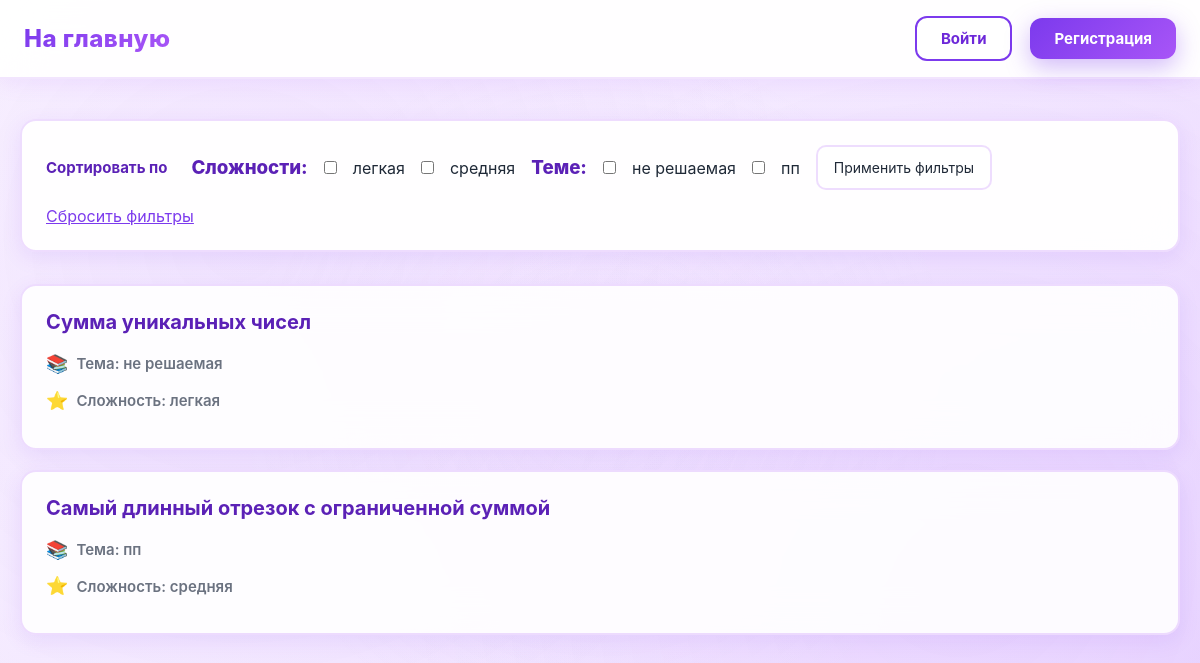
Page /информатика/ on the earlier database version.
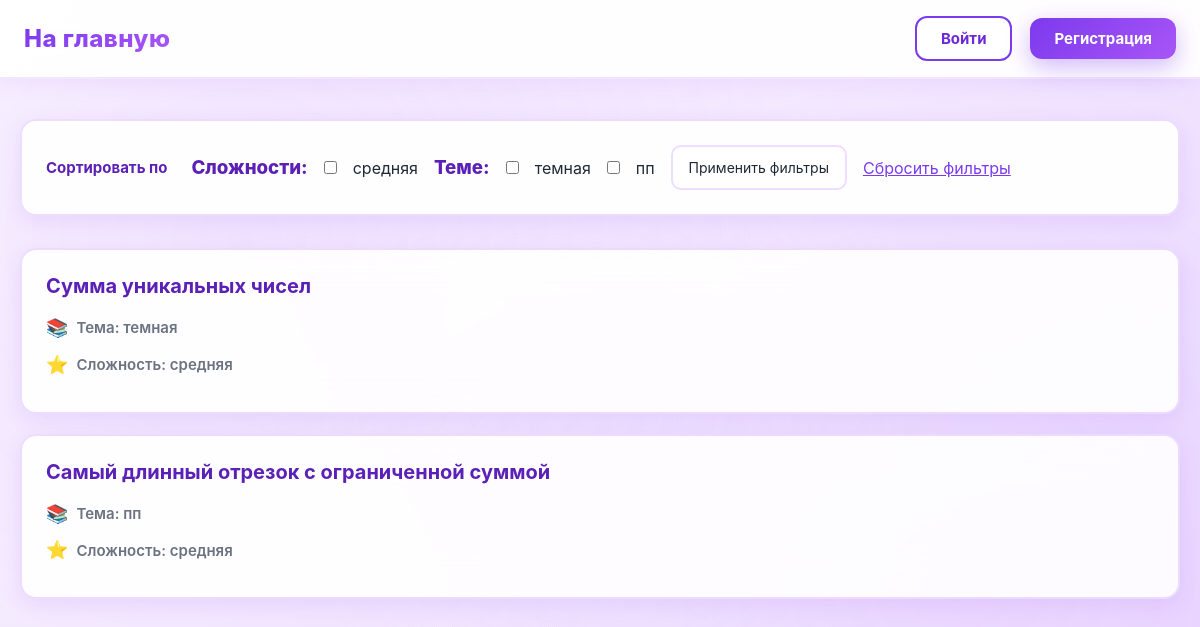
Same page on the later database version.
### data/tasks.py (models this page shows)
class Tasks(SqlAlchemyBase):
    __tablename__ = 'tasks'
    id = sqlalchemy.Column(sqlalchemy.Integer,
                           primary_key=True, autoincrement=True)
    subject = sqlalchemy.Column(sqlalchemy.Text, nullable=True)
    title = sqlalchemy.Column(sqlalchemy.Text, nullable=True)
    statement = sqlalchemy.Column(sqlalchemy.Text, nullable=True)
    input_format = sqlalchemy.Column(sqlalchemy.Text, nullable=True)
    output_format = sqlalchemy.Column(sqlalchemy.Text, nullable=True)
    memory_limit = sqlalchemy.Column(sqlalchemy.Integer, nullable=True)
    time_limit = sqlalchemy.Column(sqlalchemy.Integer, nullable=True)
    difficulty = sqlalchemy.Column(sqlalchemy.Text, nullable=True)
    created_at = sqlalchemy.Column(sqlalchemy.DateTime,
                                     default=datetime.datetime.now)
    task_tests = orm.relationship("TaskTest", back_populates='tasks')
    submissions = orm.relationship("Submissions", back_populates="tasks")
    theme = sqlalchemy.Column(sqlalchemy.Text, nullable=True)

### main.py (the view)
@app.route("/")
@app.route("/<subject>/")
def index(subject=None):
    if request.path == '/' or 'subject' in request.path:
        return redirect('/subject/choice')
    db_sess = db_session.create_session()
    sort_by = request.args.get('sort_by')
    difficulties = db_sess.query(Tasks.difficulty).filter(Tasks.subject == subject).distinct().all()
    difficulties = [d[0] for d in difficulties if d[0]]
    themes = db_sess.query(Tasks.theme).filter(Tasks.subject == subject).distinct().all()
    themes = [t[0] for t in themes if t[0]]
    selected_difficulties = request.args.getlist('difficulty')
    selected_themes = request.args.getlist('theme')
    query = db_sess.query(Tasks).filter(Tasks.subject == subject)
    if selected_difficulties:
        query = query.filter(Tasks.difficulty.in_(selected_difficulties))
    if selected_themes:
        query = query.filter(Tasks.theme.in_(selected_themes))
    if sort_by == 'difficulty':
        tasks = query.order_by(Tasks.difficulty).all()
    elif sort_by == 'theme':
        tasks = query.all()
    else:
        tasks = query.all()
    submissions = db_sess.query(Submissions)
    return render_template('tasks.html', tasks=tasks, subject=subject,
                           difficulties=difficulties, themes=themes, selected_difficulties=selected_difficulties,
                           selected_themes=selected_themes, sort_by=sort_by, Submissions=Submissions, submissions=submissions)

### data/db_session.py (called while the page is built)
def create_session() -> Session:
    global __factory
    return __factory()

### templates/tasks.html
{% extends "base.html" %}
{% block styles %}
<link rel="stylesheet" href="{{ url_for('static', filename='tasks.css') }}">
{% endblock %}
{% block content %}
<form method="get">
    <h3>Сложности:</h3>
    {% for difficulty in difficulties %}
    <input type="checkbox" name="difficulty" value="{{ difficulty }}"
           id="diff_{{ loop.index }}" {% if difficulty in selected_difficulties %}checked{% endif %}>
    <label for="diff_{{ loop.index }}">{{ difficulty }}</label><br>
    {% endfor %}
    <h3>Теме:</h3>
    {% for theme in themes %}
    <input type="checkbox" name="theme" value="{{ theme }}"
           id="theme_{{ loop.index }}" {% if theme in selected_themes %}checked{% endif %}>
    <label for="theme_{{ loop.index }}">{{ theme }}</label><br>
    {% endfor %}
    <br><br>
    <input type="submit" value="Применить фильтры">
    <a href="/{{ subject }}/">Сбросить фильтры</a>
</form>
{% if tasks %}
    {% for task in tasks %}
    <div class="col-md-6 border rounded" style="margin-bottom: 20px;">
        <li>
          <a href="{{ url_for('training', subject=subject, task_id=task.id) }}">
            {{ task.title }}
          </a>
        </li>
        <p>Тема: {{ task.theme or 'Не указана' }}</p>
        <p>Сложность: {{ task.difficulty or 'Не указана' }}</p>
    </div>
    {% endfor %}
{% else %}
    <p>Задачи отсутствуют.</p>
{% endif %}
{% endblock %}

### templates/base.html (shortened to what this page needs)
<!doctype html>
<html lang="ru">
<head>
    <link rel="stylesheet" href="{{ url_for('static', filename='base.css') }}">
    {% block styles %}{% endblock %}
</head>
<body>
<header class="site-header">
    <nav class="navbar">
        <div class="nav-left">
            {% if session.get('subject') %}
            <a class="logo" href="/{{ subject }}/">На главную</a>
            {% else %}
            <a class="logo" href="/">На главную</a>
            {% endif %}
        </div>
        <div class="nav-right">
            {% if current_user.is_authenticated %}
                {% if subject != 'subject' and subject != None %}
                <p>Вы выбрали предмет: {{ subject }}</p>
                <a class="nav-link" href="/subject/choice">Выбор предмета</a>
                <a class="nav-link" href="/{{ subject }}/pvp">PvP</a>
                {% endif %}
                <a class="nav-link" href="/profile">Профиль</a>
                {% if current_user.admin %}
                    <a class="btn btn-admin" href="/admin">Админ-панель</a>
                {% endif %}
                <div class="user-menu">
                    <span class="username">{{ current_user.name }}</span>
                    <a class="logout" href="/logout">Выйти</a>
                </div>
            {% else %}
                <a class="btn btn-outline" href="/login">Войти</a>
                <a class="btn btn-primary" href="/register">Регистрация</a>
            {% endif %}
        </div>
    </nav>
</header>
<main class="page-content">
    {% block content %}{% endblock %}
</main>
</body>
</html>

### static/base.css (style rules this page uses)
* { box-sizing: border-box; margin: 0; padding: 0; font-family: "Inter", "Segoe UI", Arial, sans-serif; }
body { background: linear-gradient(135deg, #faf5ff 0%, #f3e8ff 50%, #e9d5ff 100%); background-attachment: fixed; color: #1f2937; min-height: 100vh; position: relative; }
body::before { content: ''; position: fixed; top: 0; left: 0; right: 0; bottom: 0; background: radial-gradient(circle at 20% 30%, rgba(168, 85, 247, 0.08) 0%, transparent 50%), radial-gradient(circle at 80% 70%, rgba(192, 132, 252, 0.08) 0%, transparent 50%), radial-gradient(circle at 50% 50%, rgba(233, 213, 255, 0.1) 0%, transparent 50%); pointer-events: none; z-index: 0; }
.site-header { background: rgba(255, 255, 255, 0.95); backdrop-filter: blur(20px); border-bottom: 2px solid rgba(168, 85, 247, 0.15); box-shadow: 0 4px 20px rgba(168, 85, 247, 0.1); position: relative; z-index: 100; }
.navbar { max-width: 1200px; margin: 0 auto; padding: 16px 24px; display: flex; align-items: center; justify-content: space-between; }
.logo { font-size: 24px; font-weight: 800; text-decoration: none; background: linear-gradient(135deg, #7c3aed, #a855f7); -webkit-background-clip: text; -webkit-text-fill-color: transparent; background-clip: text; letter-spacing: 0.5px; transition: all 0.3s ease; position: relative; }
.logo::after { content: ''; position: absolute; bottom: -4px; left: 0; width: 0; height: 3px; background: linear-gradient(90deg, #7c3aed, #a855f7); border-radius: 2px; transition: width 0.3s ease; }
.nav-left, .nav-right { display: flex; align-items: center; gap: 18px; position: relative; z-index: 10; }
.btn { text-decoration: none; font-size: 15px; padding: 11px 24px; border-radius: 12px; font-weight: 700; transition: all 0.3s cubic-bezier(0.4, 0, 0.2, 1); position: relative; overflow: hidden; z-index: 1; display: inline-block; }
.btn::before { content: ''; position: absolute; top: 50%; left: 50%; width: 0; height: 0; border-radius: 50%; background: rgba(255, 255, 255, 0.2); transform: translate(-50%, -50%); transition: width 0.6s ease, height 0.6s ease; z-index: -1; }
.btn-primary { background: linear-gradient(135deg, #7c3aed, #a855f7); color: #ffffff; box-shadow: 0 8px 25px rgba(124, 58, 237, 0.35); border: none; }
.btn-outline { border: 2px solid #7c3aed; color: #6d28d9; background: #ffffff; font-weight: 700; }
.page-content { max-width: 1200px; margin: 40px auto; padding: 0 20px; position: relative; z-index: 10; }
h1, h2, h3, h4, h5, h6 { color: #5b21b6; font-weight: 800; }
p { color: #374151; line-height: 1.6; }
a { color: #7c3aed; }
input, textarea, select { background: #ffffff; border: 2px solid rgba(168, 85, 247, 0.2); border-radius: 10px; padding: 12px 16px; color: #1f2937; font-size: 14px; transition: all 0.3s ease; }

### static/tasks.css (style rules this page uses)
form { background: rgba(255, 255, 255, 0.95); backdrop-filter: blur(20px); border: 2px solid rgba(168, 85, 247, 0.2); border-radius: 16px; padding: 24px; margin-bottom: 32px; box-shadow: 0 6px 20px rgba(124, 58, 237, 0.1); display: flex; flex-wrap: wrap; align-items: center; gap: 16px; }
form::before { content: 'Сортировать по'; font-size: 15px; font-weight: 700; color: #5b21b6; margin-right: 8px; }
.col-md-6 { background: rgba(255, 255, 255, 0.9); backdrop-filter: blur(20px); border: 2px solid rgba(168, 85, 247, 0.2) !important; border-radius: 16px !important; padding: 24px; margin-bottom: 20px; box-shadow: 0 6px 20px rgba(124, 58, 237, 0.1); transition: all 0.3s ease; list-style: none; }
.col-md-6 li { list-style: none; margin: 0 0 16px 0; padding: 0; }
.col-md-6 li a { font-size: 20px; font-weight: 700; color: #5b21b6; text-decoration: none; transition: all 0.2s ease; display: inline-block; }
.col-md-6 p { color: #6b7280; font-size: 15px; font-weight: 600; margin: 8px 0; display: flex; align-items: center; gap: 8px; }
.col-md-6 p:first-of-type::before { content: '📚'; font-size: 18px; }
.col-md-6 p:last-of-type::before { content: '⭐'; font-size: 18px; }
form { animation: fadeIn 0.4s ease-out; }
.col-md-6 { animation: fadeIn 0.5s ease-out; }
.col-md-6:nth-child(2) { animation-delay: 0.1s; }
.col-md-6:nth-child(3) { animation-delay: 0.15s; }
.page-content { display: grid; grid-template-columns: 1fr; gap: 0; }
.page-content h1, .page-content form { grid-column: 1; }
@media (min-width: 768px) { .page-content { display: block; } }
.col-md-6 p:last-of-type { position: relative; }

Differences in the rows shown:
changed Tasks "Сумма уникальных чисел": theme "не решаемая" → "темная"; difficulty "легкая" → "средняя"
Other differences:
new list line: "☐ темная"
list line gone: "☐ легкая"
list line gone: "☐ не решаемая"
